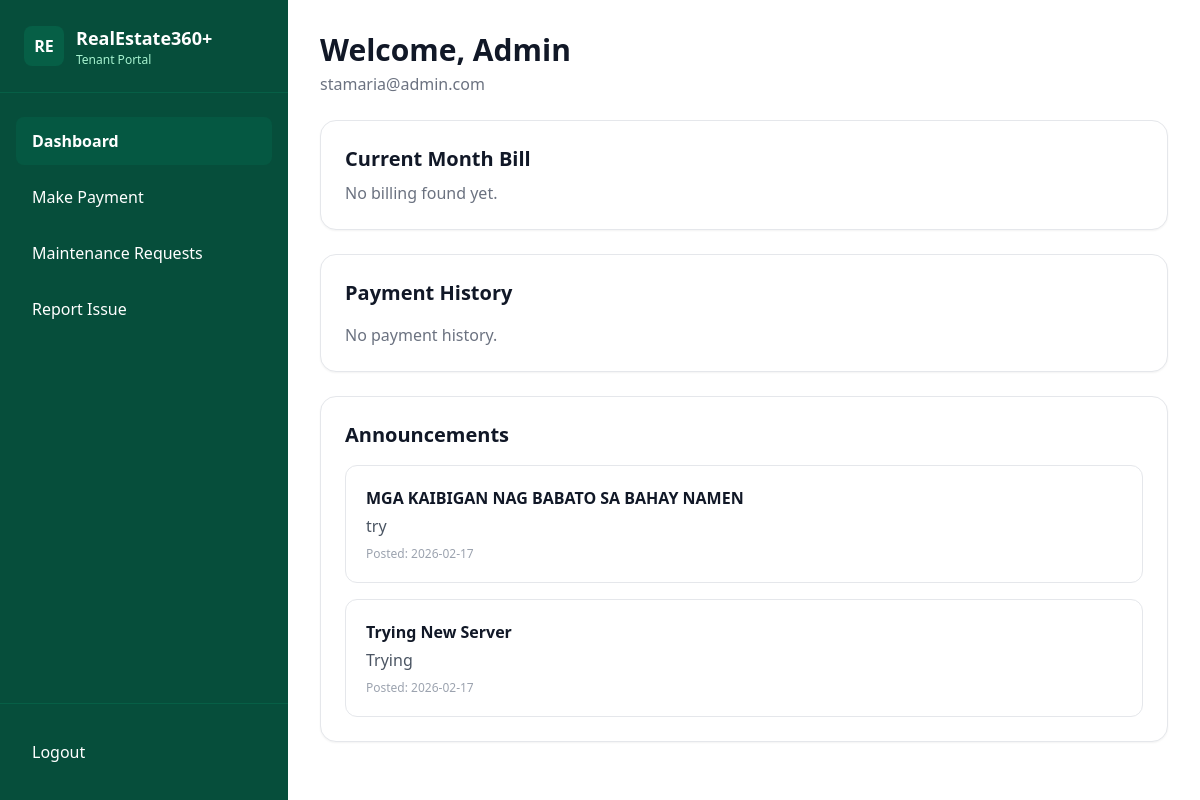
Screenshot of /tenant/ (signed in) with the database file from the repository.
### accounts/models.py (models this page shows)
class User(AbstractUser):
    class Role(models.TextChoices):
        ADMIN = "ADMIN", "Admin"
        TENANT = "TENANT", "Tenant"
    role = models.CharField(max_length=10, choices=Role.choices, default=Role.TENANT)
    email = models.EmailField(unique=True)
    username = models.CharField(max_length=150, unique=True)  # keep for Django admin
    REQUIRED_FIELDS = ["username"]
    USERNAME_FIELD = "email"

### announcements/models.py (models this page shows, shortened)
class Announcement(models.Model):
    title = models.CharField(max_length=150)
    body = models.TextField()
    is_active = models.BooleanField(default=True)
    created_by = models.ForeignKey(settings.AUTH_USER_MODEL, on_delete=models.SET_NULL, null=True)
    created_at = models.DateTimeField(auto_now_add=True)

### rentals/views.py (the view, shortened to what this page needs)
# urls.py: path("", tenant_dashboard, name="tenant_dashboard"),
@login_required
def tenant_dashboard(request):
    user = request.user
    profile = TenantProfile.objects.filter(user=user).first()
    lease = Lease.objects.filter(
        tenant=user,
        is_active=True
    ).select_related("unit").first()
    announcements = Announcement.objects.filter(
        is_active=True
    ).order_by("-created_at")[:5]
    payment_history = Payment.objects.none()
    current_month_payment = None
    current_balance = None
    return render(request, "rentals/tenant_dashboard.html", {
        "profile": profile,
        "lease": lease,
        "announcements": announcements,
        "current_payment": current_month_payment,
        "current_balance": current_balance,
        "payment_history": payment_history,
    })

### templates/rentals/tenant_dashboard.html (shortened to what this page needs)
{% extends "base.html" %}
{% block content %}
<div class="min-h-screen flex">
  <aside class="w-72 bg-emerald-900 text-white flex flex-col">
    <div class="px-6 py-6 border-b border-emerald-800">
      <div class="flex items-center gap-3">
        <div class="w-10 h-10 rounded-lg bg-emerald-800 flex items-center justify-center font-bold">
          RE
        </div>
        <div>
          <div class="text-lg font-bold">RealEstate360+</div>
          <div class="text-xs text-emerald-200">Tenant Portal</div>
        </div>
      </div>
    </div>
    <nav class="px-4 py-6 space-y-2 flex-1">
      <a href="{% url 'tenant_dashboard' %}"
         class="block px-4 py-3 rounded-lg bg-emerald-800/60 hover:bg-emerald-800 transition font-semibold">
        Dashboard
      </a>
      <a href="{% url 'tenant_pay_advance' %}"
         class="block px-4 py-3 rounded-lg hover:bg-emerald-800/40 transition">
        Make Payment
      </a>
      <a href="{% url 'maintenance_list' %}"
      class="block px-4 py-3 rounded-lg hover:bg-emerald-800/40 transition">
      Maintenance Requests
      </a>
      <a href="{% url 'report_issue' %}"
      class="block px-4 py-3 rounded-lg hover:bg-emerald-800/40 transition">
      Report Issue
      </a>
      </nav>
    <div class="px-4 py-6 border-t border-emerald-800">
      <form method="post" action="{% url 'logout' %}">
        <button type="submit"
                class="w-full text-left px-4 py-3 rounded-lg hover:bg-emerald-800/40 transition">
          Logout
        </button>
      </form>
    </div>
  </aside>
  <main class="flex-1">
    <div class="px-8 py-8 space-y-6">
      <div>
        <h1 class="text-3xl font-bold text-gray-900">
          Welcome, {{ profile.full_name|default:request.user.username }}
        </h1>
        <p class="text-gray-500 mt-1">
          {% if lease %}Unit {{ lease.unit.number }} • {% endif %}{{ request.user.email }}
        </p>
      </div>
      <div class="bg-white rounded-2xl shadow-sm border p-6">
        <h2 class="text-xl font-bold text-gray-900">Current Month Bill</h2>
        {% if lease and current_payment and current_balance %}
          <div class="mt-4 grid grid-cols-1 md:grid-cols-3 gap-4">
            <div>
              <p class="text-sm text-gray-500">Billing Month</p>
              <p class="text-lg font-bold">{{ current_payment.billing_month|date:"F Y" }}</p>
            </div>
            <div>
              <p class="text-sm text-gray-500">Due Date</p>
              <p class="text-lg font-bold">{{ current_balance.due_date }}</p>
            </div>
            <div class="md:text-right">
              <p class="text-sm text-gray-500">Total Due</p>
              <p class="text-2xl font-extrabold">₱{{ current_balance.total_due }}</p>
              {% if current_balance.is_late %}
                <p class="text-sm text-red-600 mt-1">Includes 3% late interest</p>
              {% endif %}
            </div>
          </div>
          <div class="mt-4">
            {% if current_balance.balance <= 0 %}
              <span class="inline-flex items-center px-3 py-1 rounded-full text-sm font-semibold bg-emerald-100 text-emerald-800">PAID</span>
            {% else %}
              <a href="{% url 'tenant_pay_advance' %}"
                 class="inline-block bg-blue-600 text-white px-4 py-2 rounded-lg hover:bg-blue-700 transition">
                Pay Now
              </a>
            {% endif %}
          </div>
        {% else %}
          <p class="text-gray-500 mt-2">No billing found yet.</p>
        {% endif %}
      </div>
      <div class="bg-white rounded-2xl shadow-sm border p-6">
        <h2 class="text-xl font-bold text-gray-900 mb-4">Payment History</h2>
        {% if payment_history %}
          <div class="overflow-x-auto">
            <table class="min-w-full">
              <thead class="bg-gray-50">
                <tr>
                  <th class="px-4 py-3 text-left text-sm font-semibold text-gray-600">Billing Month</th>
                  <th class="px-4 py-3 text-left text-sm font-semibold text-gray-600">Status</th>
                  <th class="px-4 py-3 text-left text-sm font-semibold text-gray-600">Amount Paid</th>
                  <th class="px-4 py-3 text-left text-sm font-semibold text-gray-600">Paid At</th>
                  <th class="px-4 py-3 text-left text-sm font-semibold text-gray-600">Reference</th>
                </tr>
              </thead>
              <tbody class="divide-y">
                {% for p in payment_history %}
                  <tr class="hover:bg-gray-50">
                    <td class="px-4 py-3 text-sm">{{ p.billing_month|date:"F Y" }}</td>
                    <td class="px-4 py-3 text-sm">
                      {% if p.status == "PAID" %}
                        <span class="px-2 py-1 rounded-full text-xs font-semibold bg-emerald-100 text-emerald-800">PAID</span>
                      {% elif p.status == "LATE" %}
                        <span class="px-2 py-1 rounded-full text-xs font-semibold bg-red-100 text-red-800">LATE</span>
                      {% else %}
                        <span class="px-2 py-1 rounded-full text-xs font-semibold bg-yellow-100 text-yellow-800">PENDING</span>
                      {% endif %}
                    </td>
                    <td class="px-4 py-3 text-sm font-semibold">₱{{ p.amount_paid }}</td>
                    <td class="px-4 py-3 text-sm">{% if p.paid_at %}{{ p.paid_at|date:"Y-m-d" }}{% else %}-{% endif %}</td>
                    <td class="px-4 py-3 text-sm text-gray-500">{{ p.payment_reference|default:"-" }}</td>
                  </tr>
                {% endfor %}
              </tbody>
            </table>
          </div>
        {% else %}
          <p class="text-gray-500">No payment history.</p>
        {% endif %}
      </div>
      <div class="bg-white rounded-2xl shadow-sm border p-6">
        <h2 class="text-xl font-bold text-gray-900 mb-4">Announcements</h2>
        <div class="space-y-4">
          {% for a in announcements %}
            <div class="rounded-xl border p-5">
              <h3 class="font-bold text-gray-900">{{ a.title }}</h3>
              <p class="text-gray-600 mt-1">{{ a.body }}</p>
              <p class="text-xs text-gray-400 mt-2">Posted: {{ a.created_at|date:"Y-m-d" }}</p>
            </div>
          {% empty %}
            <p class="text-gray-500">No announcements.</p>
          {% endfor %}
        </div>
      </div>
    </div>
  </main>
</div>
{% endblock %}

### rows the page displays
User: full_name "Admin", user.email "stamaria@admin.com"
Announcement: title "MGA KAIBIGAN NAG BABATO SA BAHAY NAMEN", body "try", created_at "2026-02-17"
Announcement: title "Trying New Server", body "Trying", created_at "2026-02-17"
